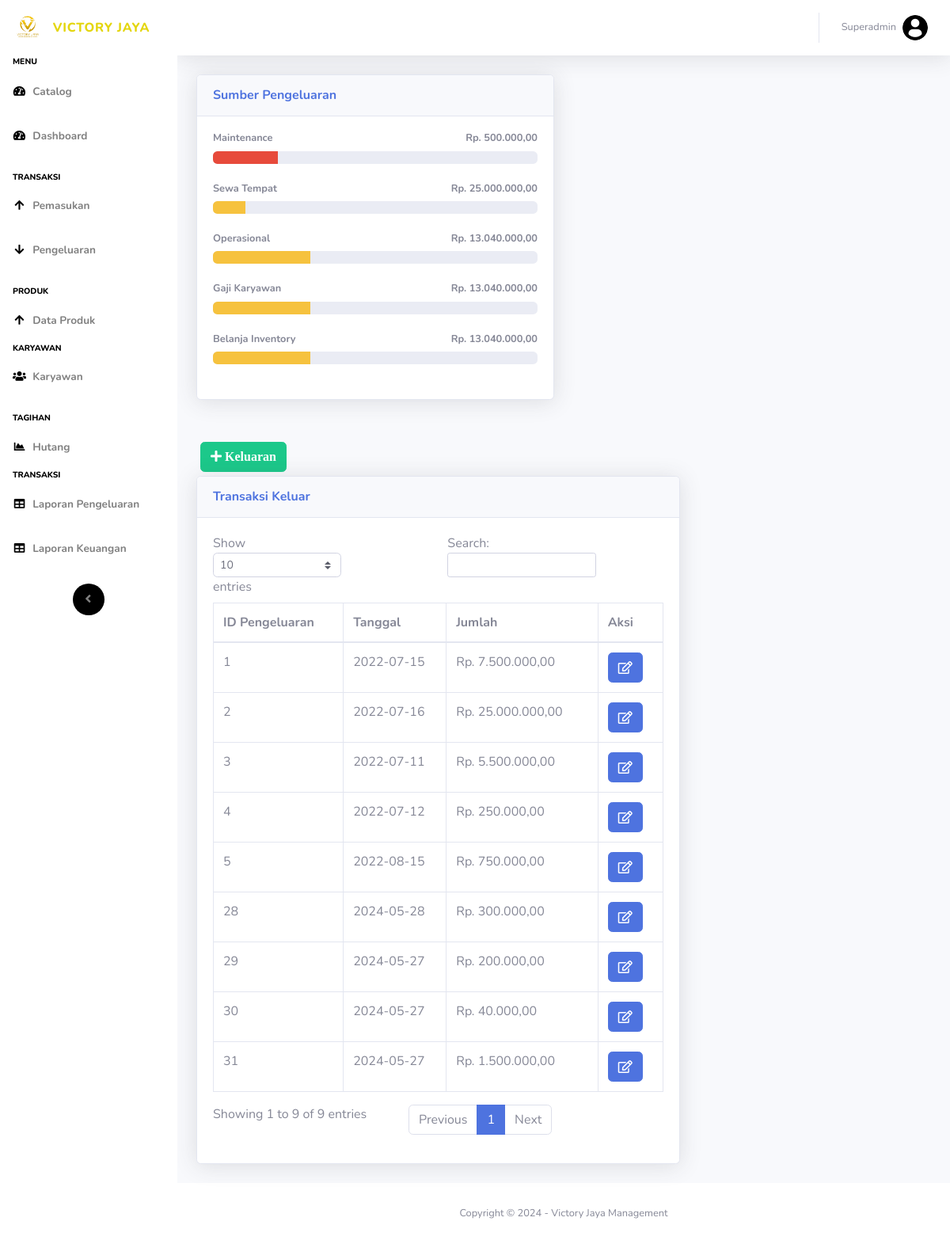
The page /pengeluaran.php (signed in) on the database as committed earlier.
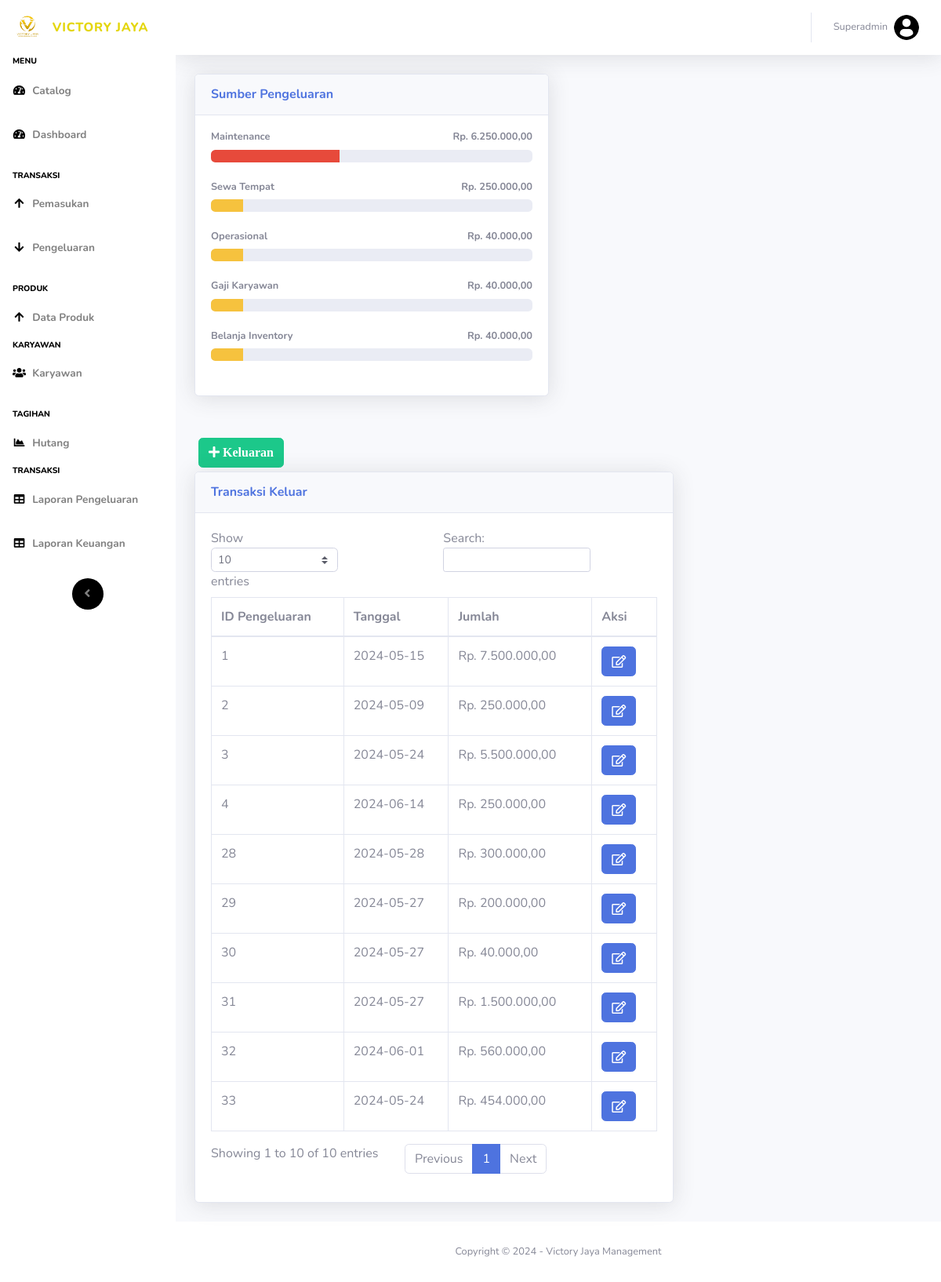
The same page on the database as committed later.
### tables this page shows
CREATE TABLE `pengeluaran` (
  `id_pengeluaran` int(11) NOT NULL,
  `tgl_pengeluaran` date NOT NULL,
  `jumlah` int(11) NOT NULL,
  `id_sumber` int(11) NOT NULL
);

### pengeluaran.php (the view, shortened to what the changed rows need)
<!DOCTYPE html>
<html lang="en">
<head>
  <link href="vendor/fontawesome-free/css/all.min.css" rel="stylesheet" type="text/css">
  <link href="css/sb-admin-2.min.css" rel="stylesheet">
</head>
<body id="page-top">
  <?php
  require 'koneksi.php';
  require('sidebar.php');
  ?>
  <div id="content">
    <div class="container-fluid">
      <div class="row">
        <div class="col-lg-6 mb-4">
          <div class="card shadow mb-4">
            <div class="card-body">
              <?php
              $namasumber2 = mysqli_query($koneksi, "SELECT * FROM `sumber` where id_sumber= 2 ");
              $sumbern2 = mysqli_fetch_assoc($namasumber2);
              $namasumber3 = mysqli_query($koneksi, "SELECT * FROM `sumber` where id_sumber= 3 ");
              $sumbern3 = mysqli_fetch_assoc($namasumber3);
              $namasumber4 = mysqli_query($koneksi, "SELECT * FROM `sumber` where id_sumber= 4 ");
              $sumbern4 = mysqli_fetch_assoc($namasumber4);
              $namasumber5 = mysqli_query($koneksi, "SELECT * FROM `sumber` where id_sumber= 5 ");
              $sumbern5 = mysqli_fetch_assoc($namasumber5);
              $namasumber6 = mysqli_query($koneksi, "SELECT * FROM `sumber` where id_sumber= 6 ");
              $sumbern6 = mysqli_fetch_assoc($namasumber6);
              $hasil1 = mysqli_query($koneksi, "SELECT * FROM pengeluaran where id_sumber = 2");
              while ($jumlah1 = mysqli_fetch_array($hasil1)) {
                $arrayhasil1[] = $jumlah1['jumlah'];
              }
              $jumlahhasil1 = array_sum($arrayhasil1);
              $hasil2 = mysqli_query($koneksi, "SELECT * FROM pengeluaran where id_sumber = 3");
              while ($jumlah2 = mysqli_fetch_array($hasil2)) {
                $arrayhasil2[] = $jumlah2['jumlah'];
              }
              $jumlahhasil2 = array_sum($arrayhasil2);
              $hasil3 = mysqli_query($koneksi, "SELECT * FROM pengeluaran where id_sumber = 4");
              while ($jumlah3 = mysqli_fetch_array($hasil3)) {
                $arrayhasil3[] = $jumlah3['jumlah'];
              }
              $jumlahhasil3 = array_sum($arrayhasil3);
              $sumber1 = mysqli_query($koneksi, "SELECT id_sumber FROM pengeluaran where id_sumber ='2'");
              $sumber1 = mysqli_num_rows($sumber1);
              $sumber1 = $sumber1 * 10;
              $sumber2 = mysqli_query($koneksi, "SELECT id_sumber FROM pengeluaran where id_sumber ='3'");
              $sumber2 = mysqli_num_rows($sumber2);
              $sumber2 = $sumber2 * 10;
              $sumber3 = mysqli_query($koneksi, "SELECT id_sumber FROM pengeluaran where id_sumber ='4'");
              $sumber3 = mysqli_num_rows($sumber3);
              $sumber3 = $sumber3 * 10;
              echo '
                  <h4 class="small font-weight-bold">' . $sumbern2['nama'] . '<span class="float-right">Rp. ' . number_format($jumlahhasil1, 2, ',', '.') . '</span></h4>
                  <div class="progress mb-4">
                    <div class="progress-bar bg-danger" role="progressbar" style="width:' . $sumber1 . '%" aria-valuenow="50" aria-valuemin="0" aria-valuemax="100">' . '</div>
                  </div>
                  <h4 class="small font-weight-bold">' . $sumbern3['nama'] . '<span class="float-right">Rp. ' . number_format($jumlahhasil2, 2, ',', '.') . '</span></h4>
                  <div class="progress mb-4">
                    <div class="progress-bar bg-warning" role="progressbar" style="width:' . $sumber2 . '%" aria-valuenow="50" aria-valuemin="0" aria-valuemax="100">' . '</div>
                  </div>
                  <h4 class="small font-weight-bold">' . $sumbern4['nama'] . '<span class="float-right">Rp. ' . number_format($jumlahhasil3, 2, ',', '.') . '</span></h4>
                  <div class="progress mb-4">
                    <div class="progress-bar bg-warning" role="progressbar" style="width:' . $sumber3 . '%" aria-valuenow="50" aria-valuemin="0" aria-valuemax="100">'  . '</div>
                  </div>
                  <h4 class="small font-weight-bold">' . $sumbern5['nama'] . '<span class="float-right">Rp. ' . number_format($jumlahhasil3, 2, ',', '.') . '</span></h4>
                  <div class="progress mb-4">
                    <div class="progress-bar bg-warning" role="progressbar" style="width:' . $sumber3 . '%" aria-valuenow="50" aria-valuemin="0" aria-valuemax="100">'  . '</div>
                  </div>
                  <h4 class="small font-weight-bold">' . $sumbern6['nama'] . '<span class="float-right">Rp. ' . number_format($jumlahhasil3, 2, ',', '.') . '</span></h4>
                  <div class="progress mb-4">
                    <div class="progress-bar bg-warning" role="progressbar" style="width:' . $sumber3 . '%" aria-valuenow="50" aria-valuemin="0" aria-valuemax="100">'  . '</div>
                  </div>';
              ?>
            </div>
          </div>
        </div>
      </div>
      <button type="button" class="btn btn-success" style="margin:5px" data-toggle="modal" data-target="#myModalTambah"><i class="fa fa-plus"> Keluaran</i></button><br>
      <div class="row">
        <div class="col-xl-8 col-lg-7">
          <div class="card shadow mb-4">
            <div class="card-body">
              <div class="table-responsive">
                <table class="table table-bordered" id="dataTable" width="100%" cellspacing="0">
                  <thead>
                    <tr>
                      <th>ID Pengeluaran</th>
                      <th>Tanggal</th>
                      <th>Jumlah</th>
                      <?php if (isset($_SESSION['id']) && $_SESSION['id'] == 1) : ?>
                        <th>Aksi</th>
                      <?php endif; ?>
                    </tr>
                  </thead>
                  <tbody>
                    <?php
                    $query = mysqli_query($koneksi, "SELECT * FROM pengeluaran");
                    while ($data = mysqli_fetch_assoc($query)) {
                    ?>
                      <tr>
                        <td><?= $data['id_pengeluaran'] ?></td>
                        <td><?= $data['tgl_pengeluaran'] ?></td>
                        <td>Rp. <?= number_format($data['jumlah'], 2, ',', '.'); ?></td>
                        <?php if (isset($_SESSION['id']) && $_SESSION['id'] == 1) : ?>
                          <td>
                            <a href="#" type="button" class="fa fa-edit btn btn-primary btn-md" data-toggle="modal" data-target="#myModal<?php echo $data['id_pengeluaran']; ?>"></a>
                          </td>
                        <?php endif; ?>
                      </tr>
              </div>
            <?php
                    }
            ?>
</body>
</html>

Rows that differ between the two databases and show on the page:
removed pengeluaran: id_pengeluaran "5", tgl_pengeluaran "2022-08-15", jumlah "750.000,00"
changed pengeluaran id 1: tgl_pengeluaran "2022-07-15" → "2024-05-15"
changed pengeluaran id 2: tgl_pengeluaran "2022-07-16" → "2024-05-09"; jumlah "25.000.000,00" → "250.000,00"
changed pengeluaran id 3: tgl_pengeluaran "2022-07-11" → "2024-05-24"
changed pengeluaran id 4: tgl_pengeluaran "2022-07-12" → "2024-06-14"
added pengeluaran: id_pengeluaran "32", tgl_pengeluaran "2024-06-01", jumlah "560.000,00"
added pengeluaran: id_pengeluaran "33", tgl_pengeluaran "2024-05-24", jumlah "454.000,00"
Other text that changed with them:
$jumlahhasil1: "500.000,00" → "6.250.000,00"
$sumber1: 20 → 40 (drawn)
$jumlahhasil2: "25.000.000,00" → "250.000,00"
$jumlahhasil3: "13.040.000,00" → "40.000,00"
$sumber3: 30 → 10 (drawn)
text written by a page script: "Show entries Search: Showing 1 to 9 of 9 entries Previous 1 Next" → "Show entries Search: Showing 1 to 10 of 10 entries Previous 1 Next"
